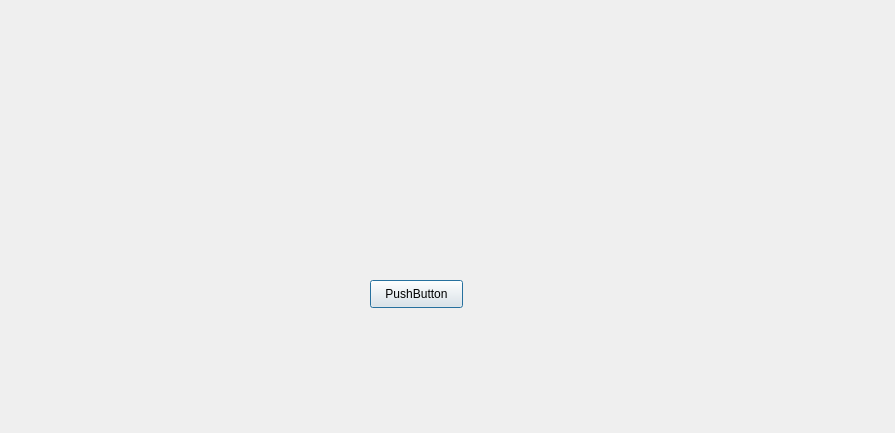
<?xml version="1.0" encoding="UTF-8"?>
<ui version="4.0">
 <class>moh</class>
 <widget class="QDialog" name="moh">
  <property name="geometry">
   <rect>
    <x>0</x>
    <y>0</y>
    <width>895</width>
    <height>433</height>
   </rect>
  </property>
  <property name="windowTitle">
   <string>Dialog</string>
  </property>
  <widget class="QPushButton" name="pushButton">
   <property name="geometry">
    <rect>
     <x>370</x>
     <y>280</y>
     <width>93</width>
     <height>28</height>
    </rect>
   </property>
   <property name="text">
    <string>PushButton</string>
   </property>
  </widget>
 </widget>
 <resources/>
 <connections/>
</ui>
